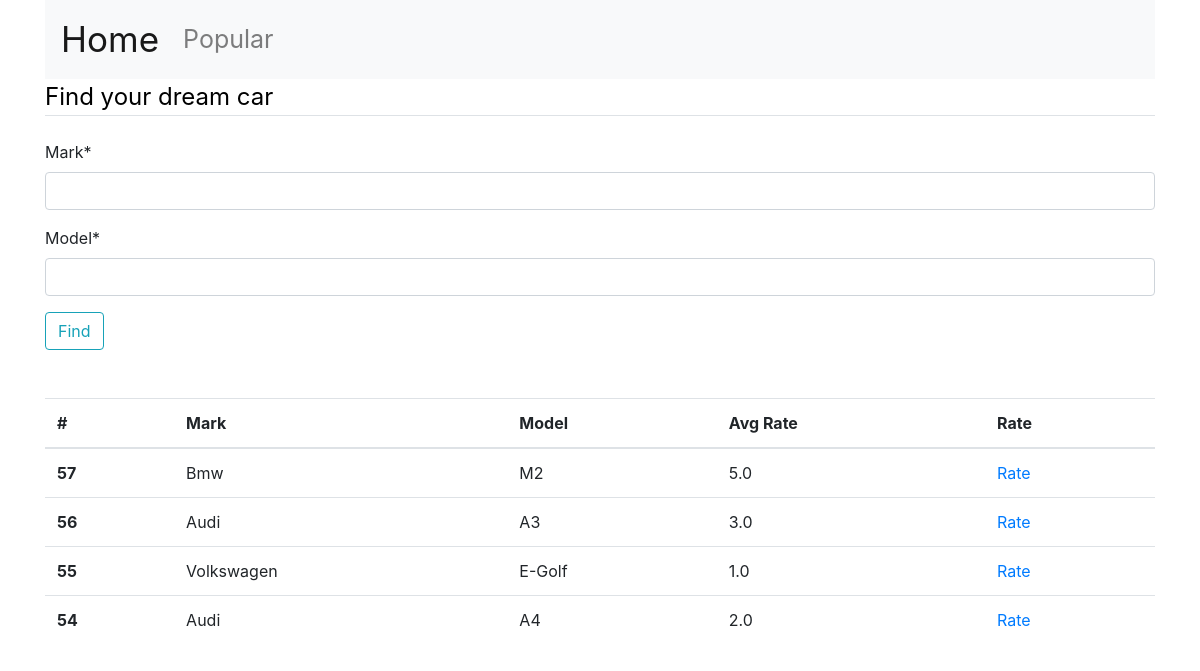
Page /cars/ on the earlier database version.
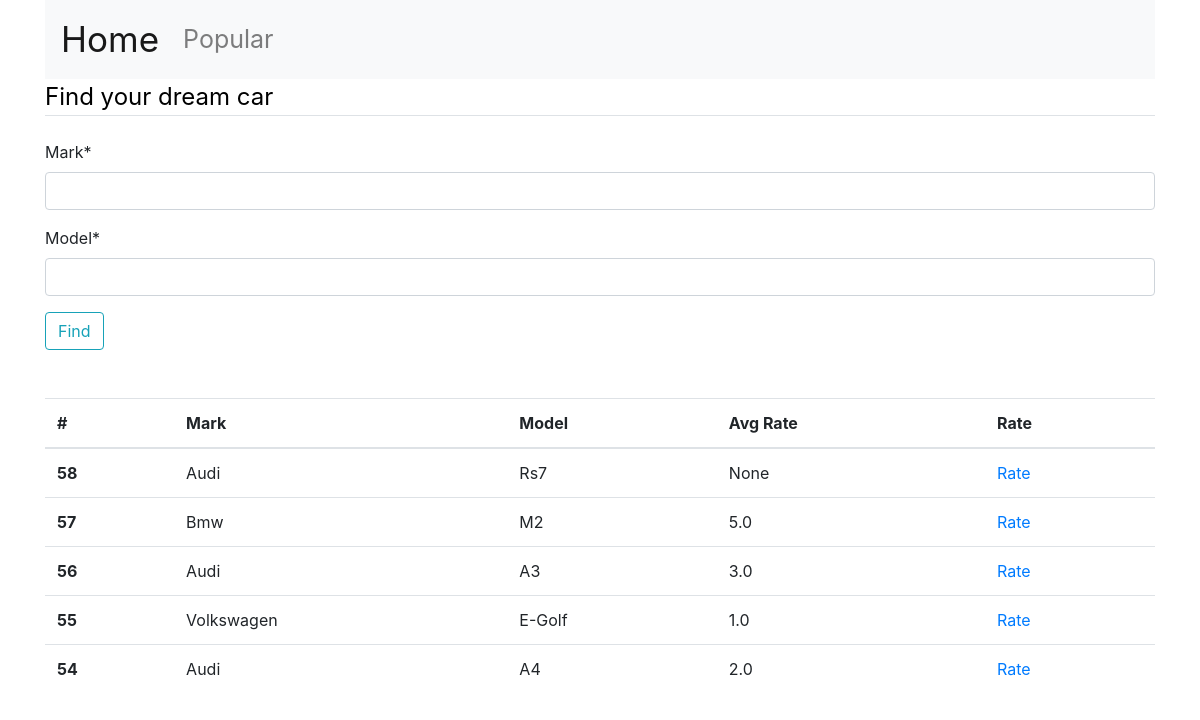
Same page on the later database version.
### ngapp/models.py (models this page shows, shortened)
class Car(models.Model):
    mark = models.CharField(max_length=180)
    model = models.CharField(max_length=180, unique=True)

### ngapp/views.py (the view)
# urls.py: path('cars/', views.index, name='index'),
def index(request):
    cars = []
    avg = Car.objects.annotate(avg_rate=Avg('rates__grade')).values().order_by('-id')
    if request.method == 'POST' :
        form = NewCarForm(request.POST or None)
        if form.is_valid():
            mark = form.cleaned_data['mark']
            usermodel = form.cleaned_data['model']
            BASE_URL = "https://vpic.nhtsa.dot.gov/api/vehicles/getmodelsformake/{}?format=json".format(mark)
            response = requests.get(BASE_URL)
            data_cars = response.text
            data =json.loads(data_cars)
            for model in data['Results']:
                if model['Model_Name'].lower() == usermodel.lower():
                    car_to_add = form.save(commit=False)
                    messages.success(request, 'Car has been added to our data base')
                    car_to_add.save()
                    cars.append(car_to_add)
                    form = NewCarForm()
                else:
                    pass
            if cars.__len__() == 0 :
                messages.warning(request, 'We cant find car like that ')
    else :
        form = NewCarForm()
    stuff_for_frontend = {
        'form' : form ,
        'avg' : avg,
         }
    return render(request, 'ngapp/home.html',stuff_for_frontend)

### ngapp/forms.py
class NewCarForm(forms.ModelForm):
    class Meta:
        model = Car
        fields = ['mark', 'model',]

### ngapp/templates/ngapp/home.html (shortened to what this page needs)
{% load crispy_forms_tags %}
<!doctype html>
<html lang="en">
  <head>
    <link rel="stylesheet" href="https://maxcdn.bootstrapcdn.com/bootstrap/4.0.0/css/bootstrap.min.css">
  </head>
  <body>
    <div class="container">
      <nav class="navbar navbar-expand-lg navbar-light bg-light">
        <a class="navbar-brand" href="{% url 'index' %}" style="font-size:35px;">Home</a>
        <div class="collapse navbar-collapse" id="navbarSupportedContent">
          <ul class="navbar-nav mr-auto">
            <li class="nav-item">
              <a class="nav-link" href="{% url 'popular' %}" style="font-size:25px;">Popular</a>
            </li>
          </ul>
        </div>
      </nav>
    {% block content %}
    <form method="POST" enctype="multipart/form-data">
        <fieldset class="form-group">
            <legend class="border-bottom mb-4" style="color: black;">Find your dream car</legend>
            {{form|crispy}}
        <div class="form-group">
            <button class="btn btn-outline-info" type="submit">Find</button>
        </div>
      </form>
      <table class="table mt-5 table-responsive{-sm 576px|-md 768px|-lg 992px|-xl 1120px} ">
        <thead>
          <tr>
            <th scope="col">#</th>
            <th scope="col">Mark</th>
            <th scope="col">Model</th>
            <th scope="col">Avg Rate</th>
            <th scope="col">Rate</th>
          </tr>
        </thead>
        <tbody>
          {% for car in avg %}
          <tr>
            <th scope="row">{{car.id}}</th>
            <td>{{car.mark|title}}</td>
            <td>{{car.model|title}}</td>
            <td>{{car.avg_rate}}</td>
            <td><a href="{% url 'rates' car.id %}">Rate</a></td>
          </tr>
          {% endfor %}
        </tbody>
      </table>
  {% endblock %}
  </div>
    </body>
</html>

Differences in the rows shown:
added Car: id "58", mark "Audi", model "Rs7", avg_rate "None"
